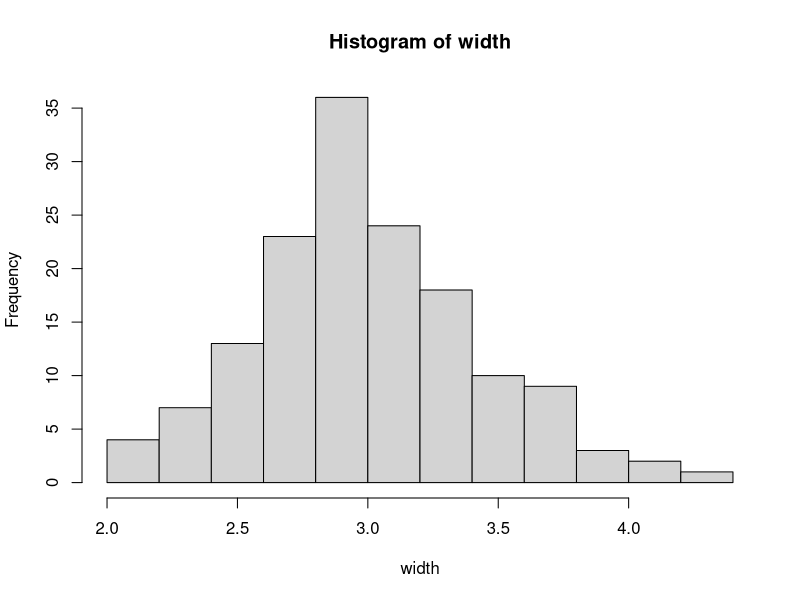
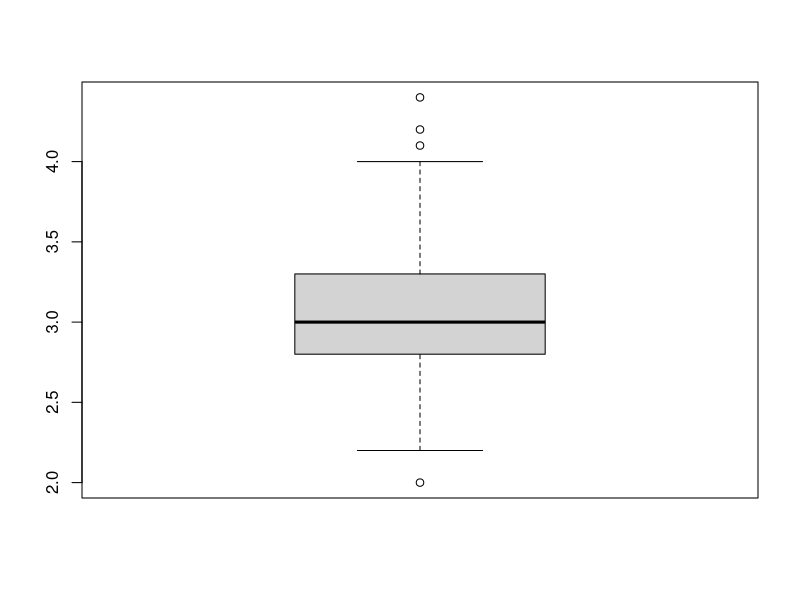
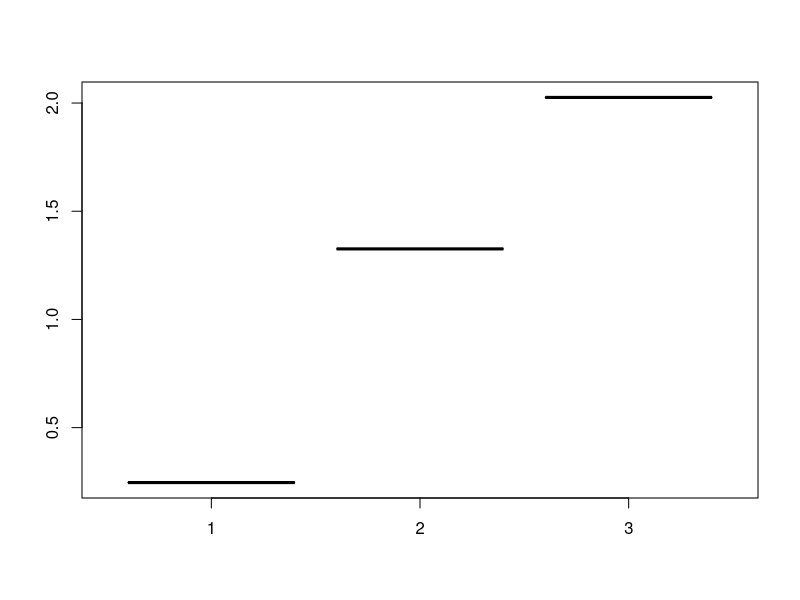
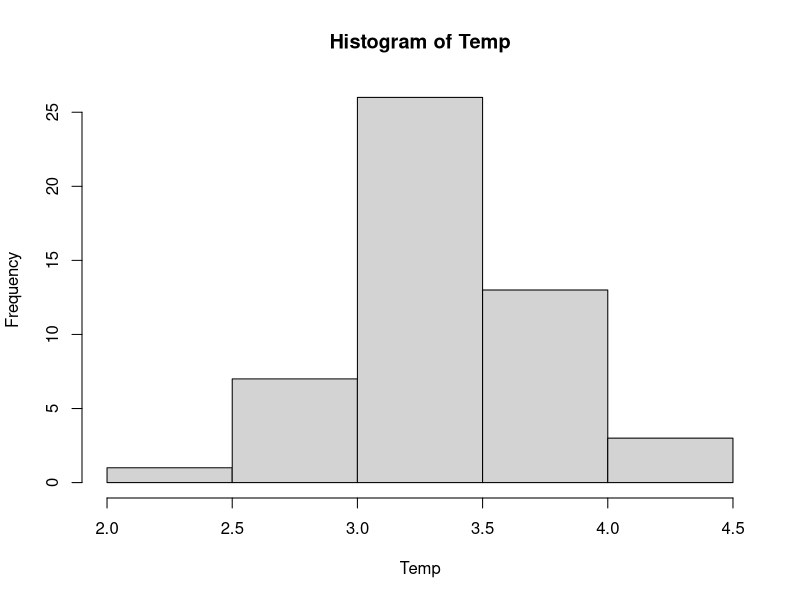

Write the R code that produced these figures, in order.
## ---- chunk 1
#complete
df <- iris
## ---- chunk 2
#complete
dim(df)
str(df)
## ---- chunk 3
#complete
petal_lengths <- df$Petal.Length
petal_lengths[42]
## ---- chunk 4
#complete
species <- df$Species
species[51]
#according to this, species is versicolor
## ---- chunk 5
#complete
#according to this, Setosa, Versicolor, and Virginia are our three species. It appears we have data for 50 of each species.
head(df)
summary(df)
## ---- chunk 6
#complete
width <- df$Sepal.Width

#According to the stem plot, most plants are within 28 and 32
stem(width)

#According to the histogram, the most frequent widths of these plants is just under 3.0
hist(width)

#According to the boxplot, the Median is somewhere around 3.0, the upper quartile is around 3.3 and the lower quartile is around 2.7
boxplot(width)
## ---- chunk 7
#complete
library(rlang)
library(dplyr)
output <- iris %>% 
         group_by(Species) %>% 
         summarize_each(funs(mean, sd))
`colnames<-`(t(output[3]), as.character(output$Species))
## ---- chunk 8
boxplot(output$Petal.Width_mean[1], output$Petal.Width_mean[2], output$Petal.Width_mean[3])

#There appears to be an outlier.
## ---- chunk 9
#complete
Temp = head(df$Sepal.Width , 50)
hist(Temp)

#According to summary, the outlier is a width of 4.400
summary(Temp)
